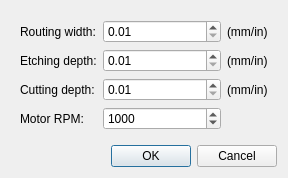
<?xml version="1.0" encoding="UTF-8"?>
<ui version="4.0">
 <class>RoutingDialog</class>
 <widget class="QDialog" name="RoutingDialog">
  <property name="geometry">
   <rect>
    <x>0</x>
    <y>0</y>
    <width>288</width>
    <height>175</height>
   </rect>
  </property>
  <property name="windowTitle">
   <string>Dialog</string>
  </property>
  <property name="windowIcon">
   <iconset resource="ImgRes.qrc">
    <normaloff>:/img/img/cncFlat_small.png</normaloff>:/img/img/cncFlat_small.png</iconset>
  </property>
  <layout class="QVBoxLayout" name="verticalLayout">
   <item>
    <widget class="QWidget" name="widget" native="true">
     <layout class="QGridLayout" name="gridLayout" columnstretch="0,1,0">
      <item row="1" column="0">
       <widget class="QLabel" name="label_4">
        <property name="text">
         <string>Etching depth:</string>
        </property>
       </widget>
      </item>
      <item row="0" column="2">
       <widget class="QLabel" name="label_2">
        <property name="text">
         <string>(mm/in)</string>
        </property>
       </widget>
      </item>
      <item row="2" column="0">
       <widget class="QLabel" name="label_3">
        <property name="text">
         <string>Cutting depth:</string>
        </property>
       </widget>
      </item>
      <item row="0" column="1">
       <widget class="QDoubleSpinBox" name="doubleSpinBox">
        <property name="minimum">
         <double>0.010000000000000</double>
        </property>
        <property name="singleStep">
         <double>0.010000000000000</double>
        </property>
       </widget>
      </item>
      <item row="2" column="1">
       <widget class="QDoubleSpinBox" name="doubleSpinBox_3">
        <property name="minimum">
         <double>0.010000000000000</double>
        </property>
        <property name="singleStep">
         <double>0.010000000000000</double>
        </property>
       </widget>
      </item>
      <item row="0" column="0">
       <widget class="QLabel" name="label">
        <property name="text">
         <string>Routing width:</string>
        </property>
       </widget>
      </item>
      <item row="1" column="1">
       <widget class="QDoubleSpinBox" name="doubleSpinBox_2">
        <property name="minimum">
         <double>0.010000000000000</double>
        </property>
        <property name="singleStep">
         <double>0.010000000000000</double>
        </property>
       </widget>
      </item>
      <item row="1" column="2">
       <widget class="QLabel" name="label_5">
        <property name="text">
         <string>(mm/in)</string>
        </property>
       </widget>
      </item>
      <item row="2" column="2">
       <widget class="QLabel" name="label_6">
        <property name="text">
         <string>(mm/in)</string>
        </property>
       </widget>
      </item>
      <item row="3" column="1">
       <widget class="QSpinBox" name="spinBox">
        <property name="minimum">
         <number>1</number>
        </property>
        <property name="maximum">
         <number>100000</number>
        </property>
        <property name="value">
         <number>1000</number>
        </property>
       </widget>
      </item>
      <item row="3" column="0">
       <widget class="QLabel" name="label_7">
        <property name="text">
         <string>Motor RPM:</string>
        </property>
       </widget>
      </item>
     </layout>
    </widget>
   </item>
   <item>
    <widget class="QDialogButtonBox" name="buttonBox">
     <property name="orientation">
      <enum>Qt::Horizontal</enum>
     </property>
     <property name="standardButtons">
      <set>QDialogButtonBox::Cancel|QDialogButtonBox::Ok</set>
     </property>
    </widget>
   </item>
  </layout>
 </widget>
 <resources>
  <include location="ImgRes.qrc"/>
 </resources>
 <connections>
  <connection>
   <sender>buttonBox</sender>
   <signal>accepted()</signal>
   <receiver>RoutingDialog</receiver>
   <slot>accept()</slot>
   <hints>
    <hint type="sourcelabel">
     <x>248</x>
     <y>254</y>
    </hint>
    <hint type="destinationlabel">
     <x>157</x>
     <y>274</y>
    </hint>
   </hints>
  </connection>
  <connection>
   <sender>buttonBox</sender>
   <signal>rejected()</signal>
   <receiver>RoutingDialog</receiver>
   <slot>reject()</slot>
   <hints>
    <hint type="sourcelabel">
     <x>316</x>
     <y>260</y>
    </hint>
    <hint type="destinationlabel">
     <x>286</x>
     <y>274</y>
    </hint>
   </hints>
  </connection>
 </connections>
</ui>
